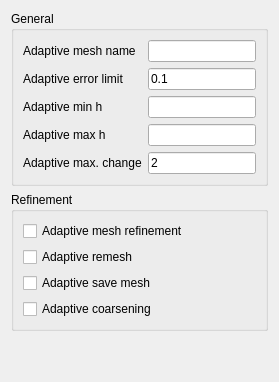
     <widget class="QWidget" name="adaptiveTab" >
      <attribute name="title" >
       <string>Adaptive</string>
      </attribute>
      <layout class="QVBoxLayout" >
       <item>
        <widget class="QGroupBox" name="adaptiveGeneralControlGroup" >
         <property name="title" >
          <string>General</string>
         </property>
         <layout class="QGridLayout" >
          <item row="0" column="0" >
           <widget class="QLabel" name="adaptiveMeshNameLabel" >
            <property name="text" >
             <string>Adaptive mesh name</string>
            </property>
           </widget>
          </item>
          <item row="0" column="1" >
           <widget class="QLineEdit" name="adaptiveMeshNameEdit" />
          </item>
          <item row="1" column="0" >
           <widget class="QLabel" name="adaptiveErrorLimitLabel" >
            <property name="text" >
             <string>Adaptive error limit</string>
            </property>
           </widget>
          </item>
          <item row="1" column="1" >
           <widget class="QLineEdit" name="adaptiveErrorLimitEdit" >
            <property name="text" >
             <string>0.1</string>
            </property>
           </widget>
          </item>
          <item row="2" column="0" >
           <widget class="QLabel" name="adaptiveMinHLabel" >
            <property name="text" >
             <string>Adaptive min h</string>
            </property>
           </widget>
          </item>
          <item row="2" column="1" >
           <widget class="QLineEdit" name="adaptiveMinHEdit" />
          </item>
          <item row="3" column="0" >
           <widget class="QLabel" name="adaptiveMaxHLabel" >
            <property name="text" >
             <string>Adaptive max h</string>
            </property>
           </widget>
          </item>
          <item row="3" column="1" >
           <widget class="QLineEdit" name="adaptiveMaxHEdit" />
          </item>
          <item row="4" column="0" >
           <widget class="QLabel" name="adaptiveMaxChangeLabel" >
            <property name="text" >
             <string>Adaptive max. change</string>
            </property>
           </widget>
          </item>
          <item row="4" column="1" >
           <widget class="QLineEdit" name="adaptiveMaxChangeEdit" >
            <property name="text" >
             <string>2</string>
            </property>
           </widget>
          </item>
         </layout>
        </widget>
       </item>
       <item>
        <widget class="QGroupBox" name="adaptiveSOlverControlBox" >
         <property name="title" >
          <string>Refinement</string>
         </property>
         <layout class="QVBoxLayout" >
          <item>
           <widget class="QCheckBox" name="adaptiveMeshRefinementCheck" >
            <property name="text" >
             <string>Adaptive mesh refinement</string>
            </property>
           </widget>
          </item>
          <item>
           <widget class="QCheckBox" name="adaptiveRemeshCheck" >
            <property name="text" >
             <string>Adaptive remesh</string>
            </property>
           </widget>
          </item>
          <item>
           <widget class="QCheckBox" name="adaptiveSaveMeshCheck" >
            <property name="text" >
             <string>Adaptive save mesh</string>
            </property>
           </widget>
          </item>
          <item>
           <widget class="QCheckBox" name="adaptiveCoarseningCheck" >
            <property name="text" >
             <string>Adaptive coarsening</string>
            </property>
           </widget>
          </item>
         </layout>
        </widget>
       </item>
       <item>
        <spacer>
         <property name="orientation" >
          <enum>Qt::Vertical</enum>
         </property>
         <property name="sizeHint" >
          <size>
           <width>20</width>
           <height>40</height>
          </size>
         </property>
        </spacer>
       </item>
      </layout>
     </widget>
